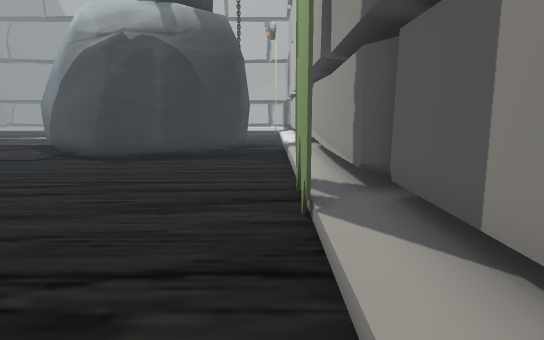
View 1 (above)

16 first-person views from a walk through a scene from a Unity 3-D project. The camera is 1.5 m above the floor, tilts 8° down and sees 70° across. The floor is counted in squares, 1 m on a side. Each view is taken from the middle of a square. On the plan, view 1 faces up. The plan holds only what a view shows up to about 17 squares ahead; the rest is blank. The place goes on beyond the plan. The player character is not drawn. Some animated figures are left out.

View 2
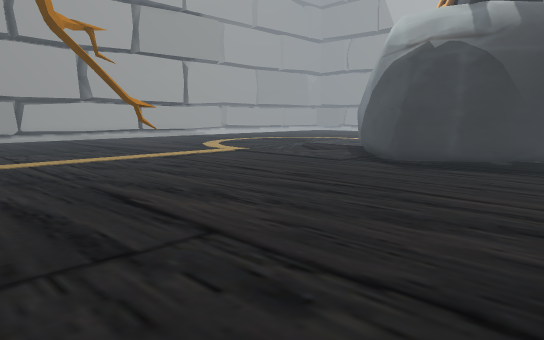

View 3
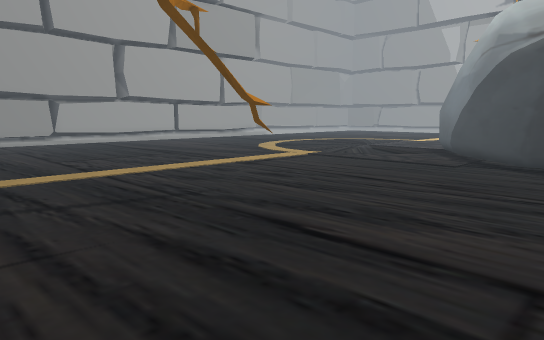

View 4
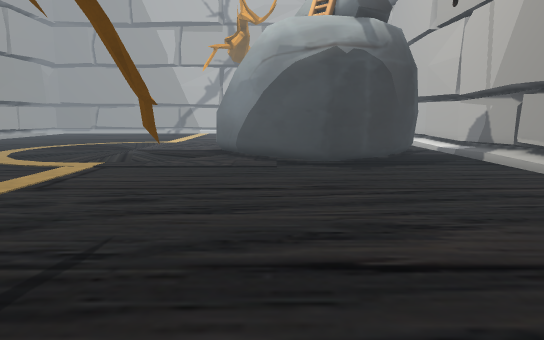

View 5
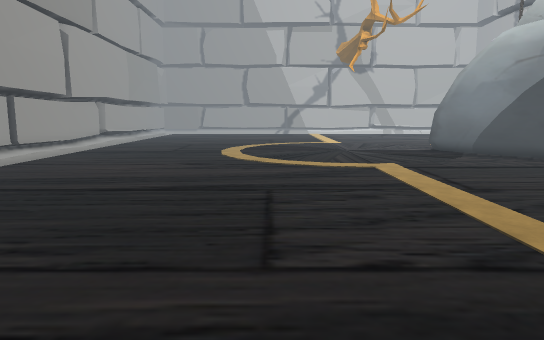

View 6
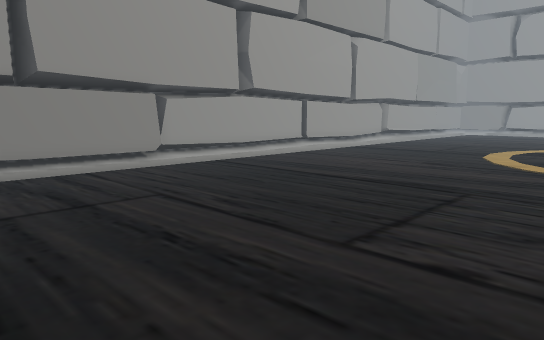

View 7
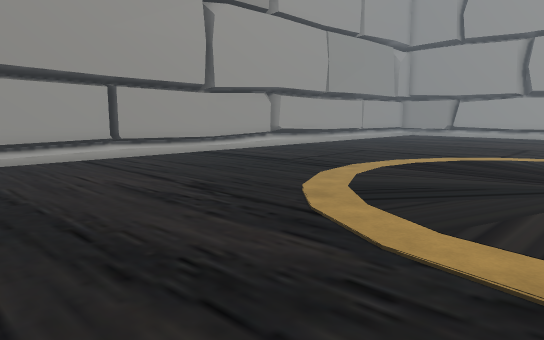

View 8
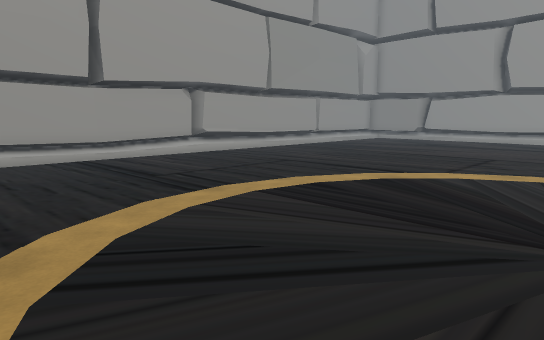

View 9
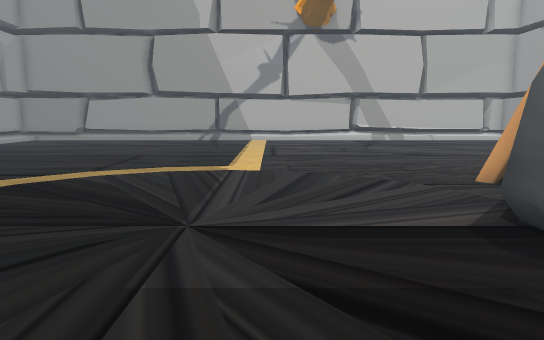

View 10
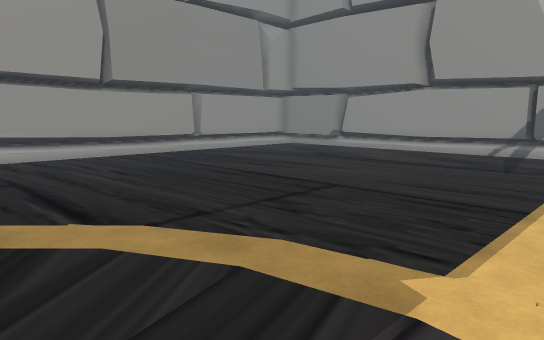

View 11
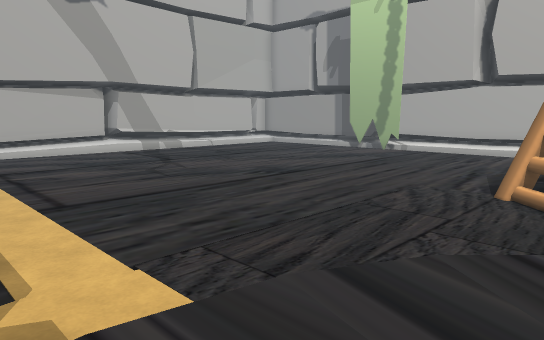

View 12
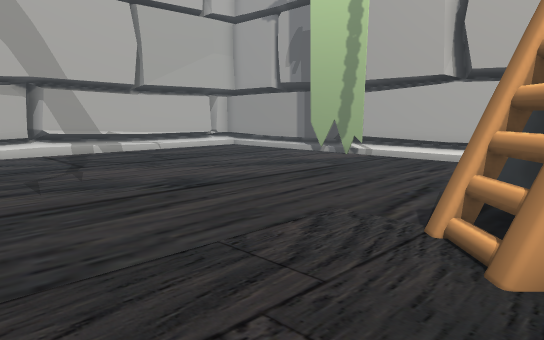

View 13
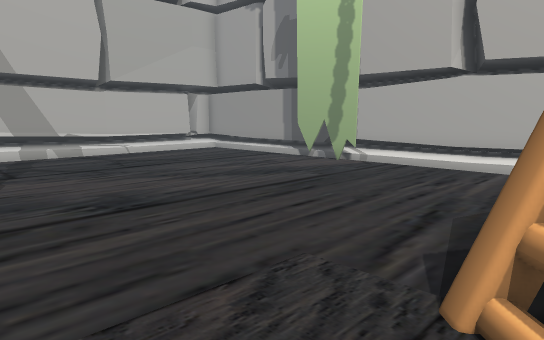

View 14
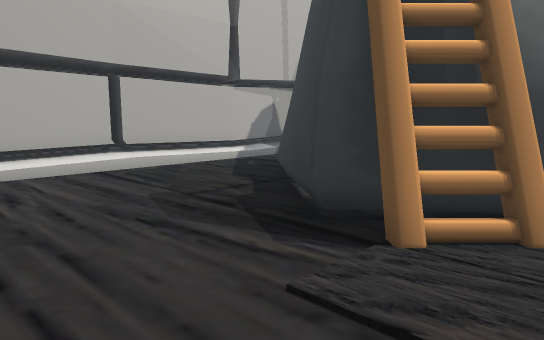

View 15
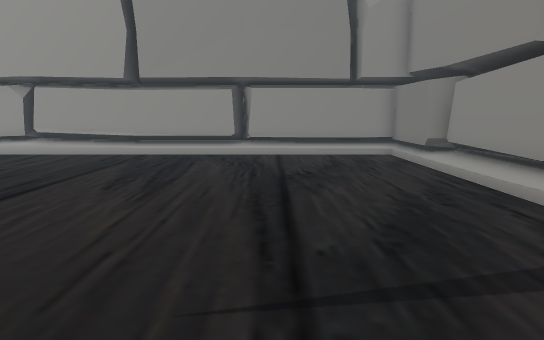

View 16
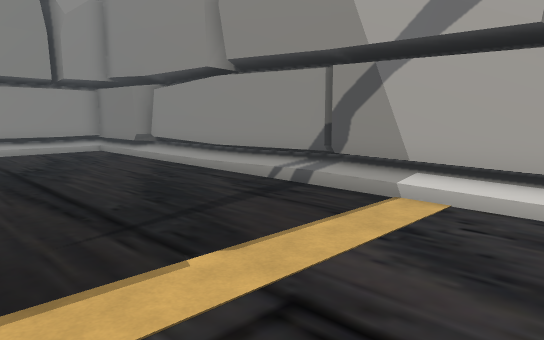

### Floor plan
Key: @ floor where view 1 was taken; # wall or solid block; . main floor; : floor 0.25 m higher than the main floor; + floor 0.5 m higher than the main floor; / step, stairs or slope; O other object.
Columns run from 30 left of view 1 to 2 right of it. Each row starts with its distance up from view 1.
 40    ###########   ###########
 39 ####:::::::::#####:::++:::::
 38 #/...........................
 37 #/............................
 36 #/.............................
 35 #/.............................#
 34 #/.............................#
 33 #/............................##
 32 #/............................###
 31 #/............................#:#
 30 #/.............................:#
 29 #/.............................:#
 28 #/.............................:#
 27 #/.............................:#
 26 #/.............................:#
 25 #/............OO...............:#
 24 #/.........OO.........O#.......:#
 23 #/.........O.........OO##......:#
 22 #/...................O#####....:#
 21 #/...................##   ##...:#
 20 #/..................        ...:#
 19 #/.................#         ..:#
 18 #/.................           .:#
 17 #/..................##     ##..:#
 16 #/...................##    #...:#
 15 #/........OO..........######...:#
 14 #/.........OOOO........###.....+#
 13 #/............O................:#
 12 #/.............................:#
 11  /.............................:#
 10  /.............................:#
  9 #/.............................:#
  8 #/.............................:#
  7 #/.............................##
  6 ##..................#..........##
  5  #.............................:#
  4  #.............................:#
  3  #.............................:#
  2  #.............................:#
  1  #...........................
  0      .......      .......     @:
 -1            :  :       :    :

Where each view was taken, in squares from view 1:
view 1: 0 up, 0 right, facing up
view 2: 0 up, 1 right, facing up-left
view 3: 1 down, 3 left, facing up-left
view 4: 1 down, 8 left, facing up
view 5: 1 down, 19 left, facing up
view 6: 1 down, 16 left, facing up-left
view 7: 9 up, 15 left, facing up-left
view 8: 14 up, 15 left, facing up-left
view 9: 14 up, 14 left, facing up
view 10: 22 up, 14 left, facing up-left
view 11: 22 up, 16 left, facing up-right
view 12: 22 up, 13 left, facing up-right
view 13: 23 up, 11 left, facing up-right
view 14: 28 up, 10 left, facing down-right
view 15: 34 up, 14 left, facing left
view 16: 32 up, 12 left, facing up-left
